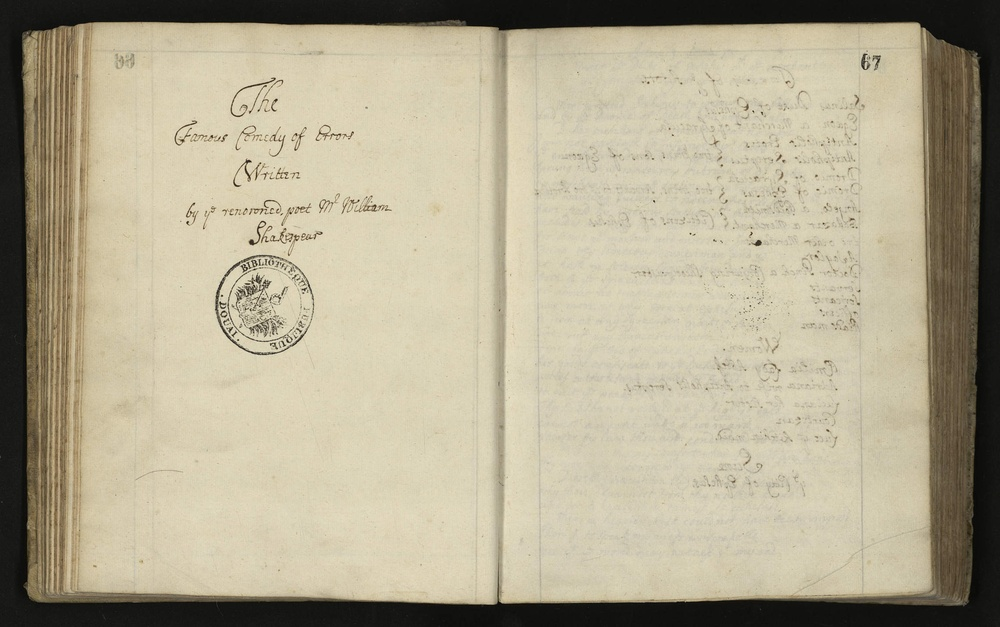
#> input picture input/test.jpg, 1000 x 627 px, shrunk from 2281 x 1430 before the run; its folder holds only this picture in this run
$ python main.py
#> lines starting #> are read from the running program, lines starting #| are printed output that depends on the picture
import os
from PIL import Image
import param


def crop_image():

    i = 0
    for file in param.inputFiles:

        image = Image.open(file)
#> image is the input picture: PIL image 1000x627 RGB; mean R, G, B 177.8, 169.4, 145
        width, height = image.size
#> width = 1000; height = 627
        new_width = width // 2
#> new_width = 500

        # First half
        cropped_image = image.crop((0, 0, new_width, height))
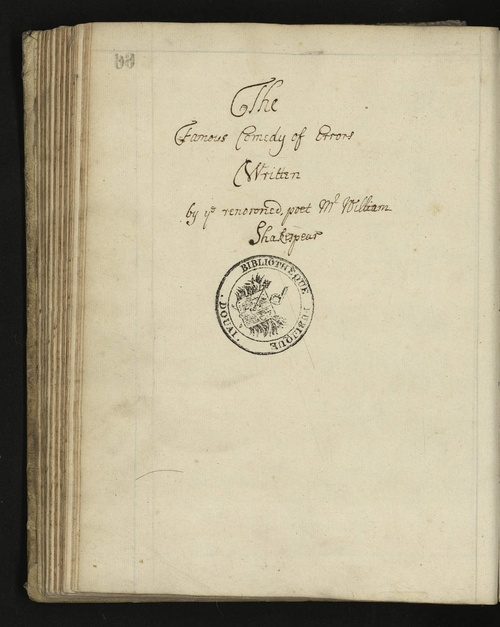
#> cropped_image: PIL image 500x627 RGB; mean R, G, B 181.4, 171.9, 146.1
        i += 1
        myIteration = "{:0{}}".format(i, 3)
        myPath = os.path.join(param.pathOutput, param.fileId + "_" + myIteration + "." + param.inputExtension)
        cropped_image.save(myPath)
        print("Save file:", myPath)

        # Second half
        cropped_image = image.crop((new_width, 0, width, height))
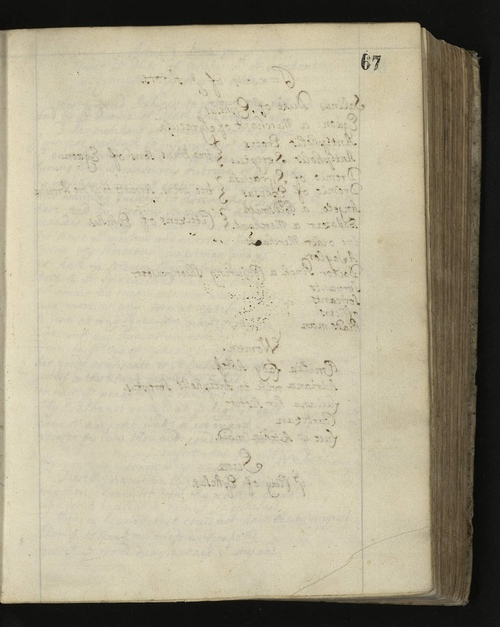
#> cropped_image: PIL image 500x627 RGB; mean R, G, B 174.3, 166.9, 144
        i += 1
        myIteration = "{:0{}}".format(i,3)
        myPath = os.path.join(param.pathOutput, param.fileId + "_" + myIteration + "." + param.inputExtension)
        cropped_image.save(myPath)
        print("Save file:", myPath)

if __name__ == '__main__':
    crop_image()
